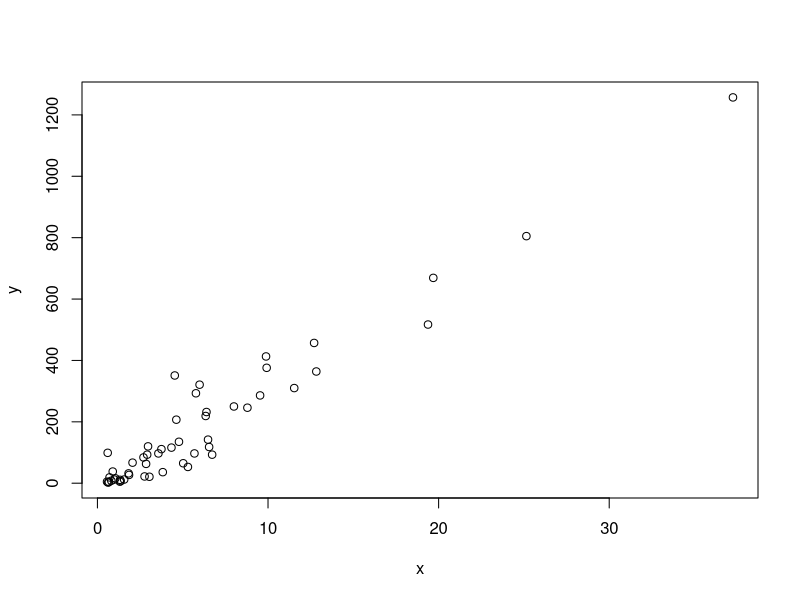
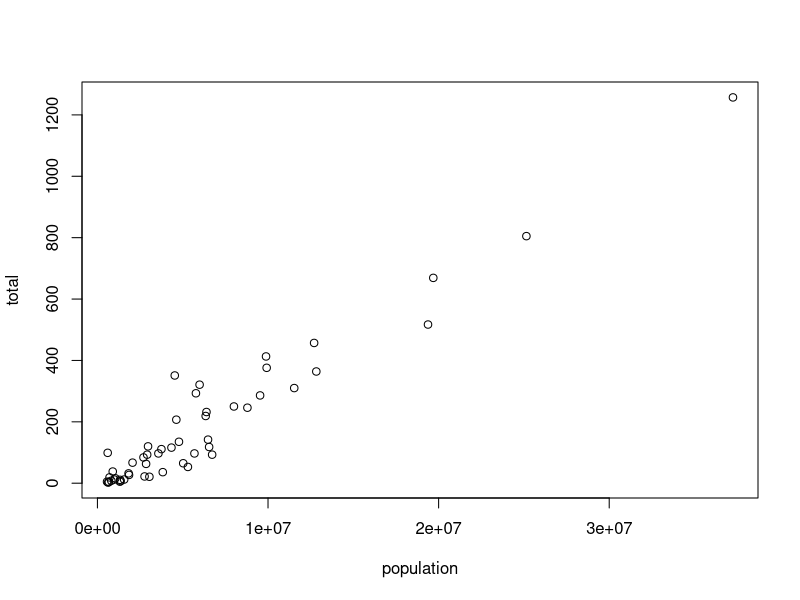
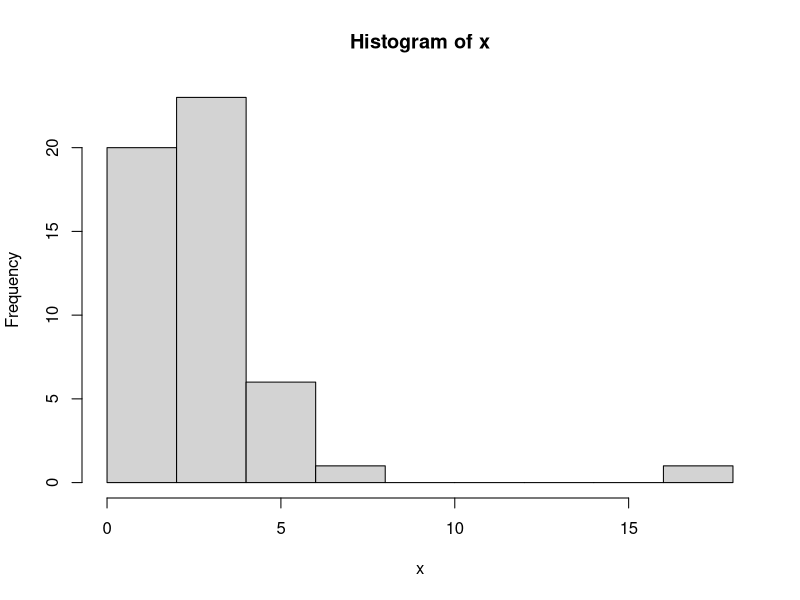
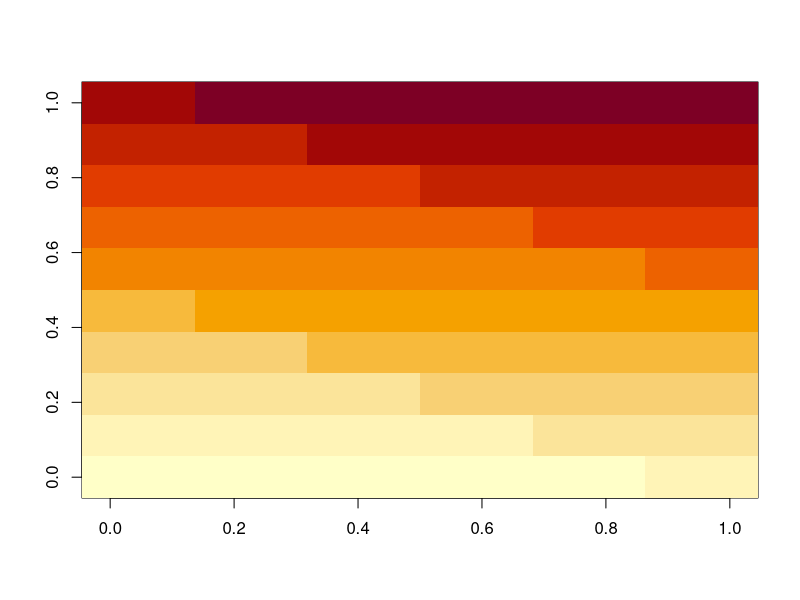

Recreate these plots in R, in order.
# Podemos crear un simple diagrama de dispersión usando la función plot().

# Los histogramas son resúmenes gráficos eficaces que le permiten ver generalmente los tipos de valores que tienen. En R, se pueden producir usando la función hist().

# La función image() presenta los valores en una matriz usando color.

# --------------------------------------------


# Cargar paquetes y datos
library(dplyr)
library(dslabs)
data("murders")

# Gráfico de total de asesinatos versus población
x <- murders$population/ 10^6
y <- murders$total
plot(x, y)

# Uso de with para crear un gráfico rápido que no accede a las variables dos veces
with(murders, plot(population, total))
# Histograma de las tasas de homicidio
x <- with(murders, total/ population * 100000)
hist(x)

# La función image muestra los valores en una matriz usando color
x <- matrix(1:120, 12, 10)
image(x)
